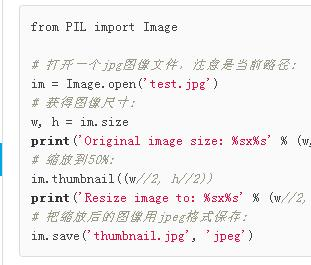
#> input picture test.jpg, 311 x 265 px
$ python pillowtt.py
#> lines starting #> are read from the running program, lines starting #| are printed output that depends on the picture
#!/usr/bin/env python3
#coding=utf-8
#pillow

from PIL import Image,ImageFilter

#打开一个当前目录图像
im = Image.open('../test.jpg')
#> im is the input picture: PIL image 311x265 RGB; mean R, G, B 242, 240.4, 240.7
#获取图像尺寸
w,h = im.size
#> w = 311; h = 265
print(w,h)
#| 311 265
#缩放到50%
im.thumbnail((w//2,h//2))
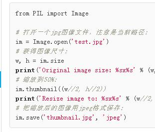
#> im: PIL image 155x132 RGB; mean R, G, B 241.9, 240.4, 240.6
#保存为jpeg文件
im.save('thumbnail.jpg','jpeg')
ib = Image.open('thumbnail.jpg')
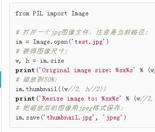
#> ib: PIL image 155x132 RGB; mean R, G, B 241.4, 240, 240.2
w1,h1 = ib.size
#> w1 = 155; h1 = 132
print(w1,h1)
#| 155 132

#应用模糊滤镜
im2 = ib.filter(ImageFilter.BLUR)
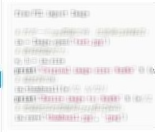
#> im2: PIL image 155x132 RGB; mean R, G, B 241.4, 240.1, 240.2
im2.save('blur.jpg','jpeg')
